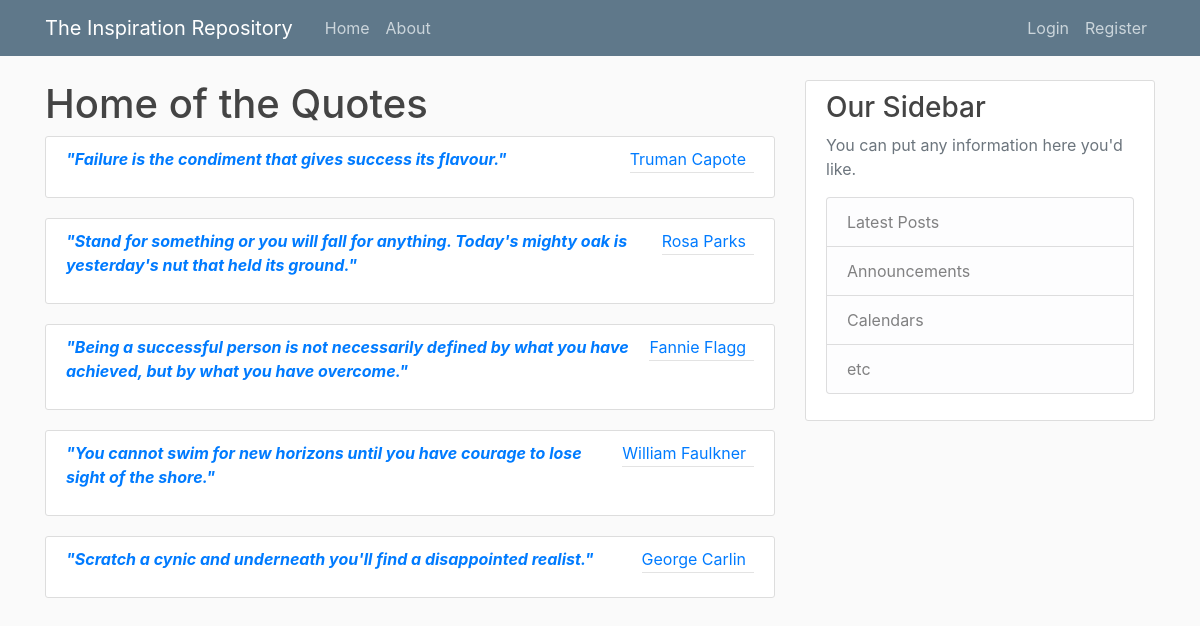
/, run on an earlier commit of the app's database.
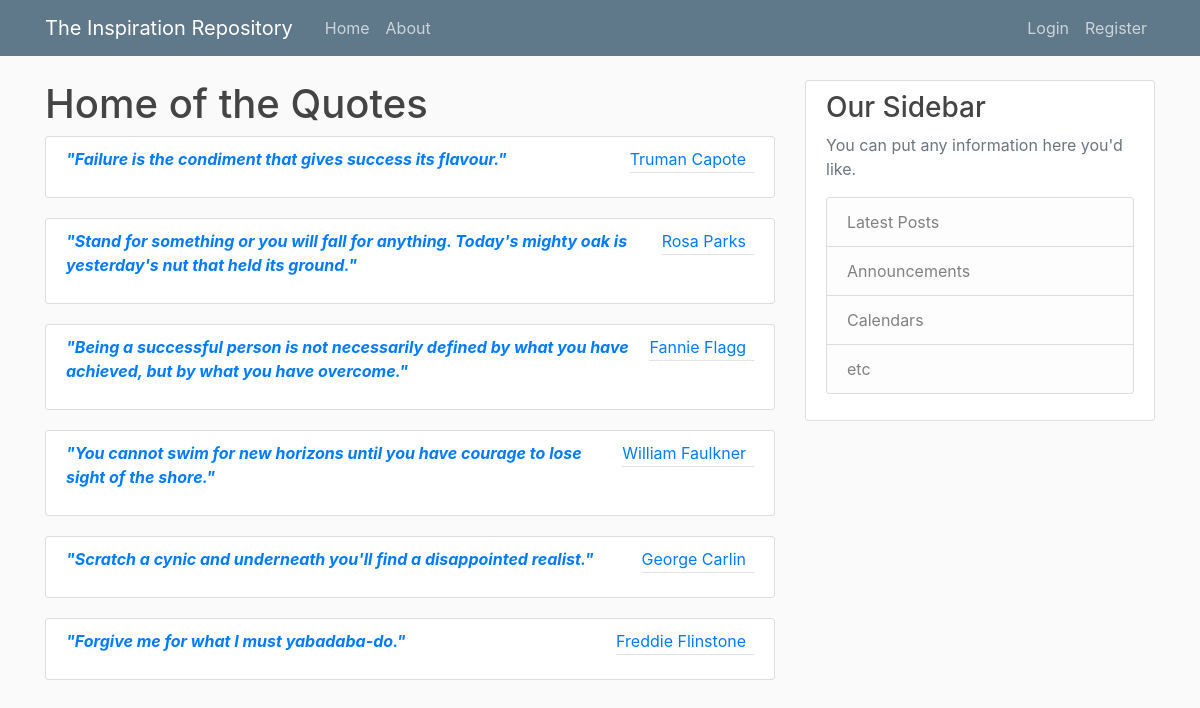
And on a later commit of the database.
### quote/models.py (models this page shows, shortened)
class Quote(models.Model):
    content = models.TextField()
    author = models.CharField(max_length=50)
    date_posted = models.DateTimeField(default=timezone.now)
    poster = models.ForeignKey(User, on_delete=models.CASCADE)

### quote/views.py (the view)
# urls.py: path('', QuoteListView.as_view(), name='quote-home'),
class QuoteListView(ListView):
    model = Quote
    template_name = 'quote/home.html' # <app>/<model>_<viewtype>.html
    context_object_name = 'quotes'
    paginate_by = 6

### quote/templates/quote/home.html
{% extends "quote/base.html" %}
{% block content %}
<h1>Home of the Quotes</h1>
    {% for quote in quotes %}
    <article class="media content-section">
        <div class="media-body">
          <a href="{% url 'quote-detail' quote.id %}"><p class="article-content"><b><i>"{{ quote.content }}"</i></b></p></a>
        </div>
        <div class="article-metadata">
            <a class="mr-2" href="#">{{ quote.author }}</a>
          </div>
    </article>
    {% endfor %}
{% endblock content %}

What changed in the data, as far as the page shows it:
added Quote: content "Forgive me for what I must yabadaba-do.", author "Freddie Flinstone"
